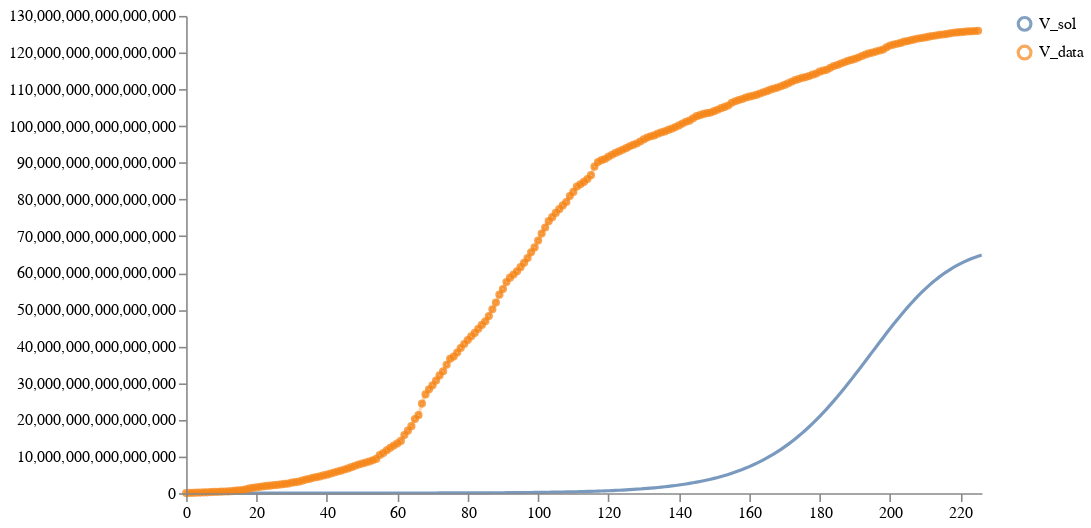

Notebook cell for this chart:
### Markdown cell above
## **TASK 2:** Plot the uncalibrated trajectories

### Code cell
schema = plots.trajectories(pd.DataFrame(prior_samples["data"]), 
                            keep=["V_sol"],
                            #markers={"Training": 77},
                            points=data_whole.reset_index(drop=True).rename(columns={"V":"V_data"})
                           )
schema = plots.pad(schema, 5)
plots.ipy_display(schema,format='interactive')

### Figure 1 — Vega specification as saved in the notebook (floating-point values rounded to 4 significant figures; data arrays with more than 128 entries replaced by an {"elided": "..."} marker saying what was removed)
{"$schema": "https://vega.github.io/schema/vega/v5.json", "axes": [{"name": "x_axis", "orient": "bottom", "scale": "xscale", "zindex": 100}, {"name": "y_axis", "orient": "left", "scale": "yscale", "zindex": 100}], "data": [{"name": "distributions", "values": {"elided": "227 records"}}, {"name": "traces", "transform": [{"expr": "isValid(datum.value)", "type": "filter"}], "values": []}, {"name": "points", "values": {"elided": "226 records"}}, {"name": "markers", "values": []}, {"name": "selected", "on": [{"remove": true, "trigger": "clear"}, {"remove": true, "trigger": "!shift"}, {"insert": "clicked", "trigger": "!shift && clicked"}, {"toggle": "clicked", "trigger": "shift && clicked"}]}, {"name": "selectedData", "on": [{"remove": true, "trigger": "clearData"}, {"toggle": "clickedData", "trigger": "clickedData"}]}], "height": 300, "legends": [{"encode": {"labels": {"interactive": true, "name": "legendLabel", "update": {"opacity": [{"test": "!length(data('selectedData')) || indata('selectedData', 'value', datum.value)", "value": 1}, {"value": 0.25}]}}, "symbols": {"interactive": true, "name": "legendSymbol", "update": {"fill": {"value": "transparent"}, "opacity": [{"test": "!length(data('selected')) || indata('selected', 'value', datum.value) || indata('selectedData', 'value', datum.value)", "value": 0.7}, {"value": 0.15}], "size": {"value": 64}, "strokeWidth": {"value": 2}}}}, "name": "color_legend", "stroke": "color"}], "marks": [{"from": {"facet": {"data": "points", "groupby": "trajectory", "name": "points_split"}}, "marks": [{"encode": {"hover": {"fillOpacity": {"value": 0.9}}, "update": {"fill": {"field": "trajectory", "scale": "color"}, "fillOpacity": [{"test": "!length(data('selected')) || indata('selected', 'value', datum.trajectory)", "value": 0.5}, {"value": 0.15}], "size": {"value": 10}, "stroke": {"field": "trajectory", "scale": "color"}, "strokeOpacity": [{"test": "!length(data('selected')) || indata('selected', 'value', datum.trajectory)", "value": 0.75}, {"value": 0.15}], "strokeWidth": {"value": 2}, "tooltip": {"field": "value"}, "x": {"field": "timepoint", "scale": "xscale"}, "y": {"field": "value", "scale": "yscale"}}}, "from": {"data": "points_split"}, "name": "_points_symbol", "type": "symbol", "zindex": 3}, {"encode": {"hover": {"fillOpacity": {"value": 0.9}}, "update": {"interpolate": {"value": "linear"}, "stroke": {"field": "trajectory", "scale": "color"}, "strokeOpacity": [{"test": "!length(data('selected')) || indata('selected', 'value', datum.trajectory)", "value": 0.3}, {"value": 0.1}], "strokeWidth": {"value": 2}, "x": {"field": "timepoint", "scale": "xscale"}, "y": {"field": "value", "scale": "yscale"}}}, "from": {"data": "points_split"}, "name": "_points_line", "type": "line", "zindex": 3}], "name": "_points", "type": "group", "zindex": 3}, {"from": {"facet": {"data": "traces", "groupby": "trajectory", "name": "traces_split"}}, "marks": [{"encode": {"hover": {"fillOpacity": {"value": 0.9}}, "update": {"interpolate": {"value": "linear"}, "stroke": {"field": "trajectory", "scale": "color"}, "strokeOpacity": [{"test": "!length(data('selected')) || indata('selected', 'value', datum.trajectory)", "value": 0.75}, {"value": 0.15}], "strokeWidth": {"value": 2}, "x": {"field": "timepoint", "scale": "xscale"}, "y": {"field": "value", "scale": "yscale"}}}, "from": {"data": "traces_split"}, "name": "_traces_lines", "type": "line"}], "name": "_traces", "type": "group", "zindex": 2}, {"from": {"facet": {"data": "distributions", "groupby": "trajectory", "name": "trajectory_split"}}, "marks": [{"encode": {"hover": {"fillOpacity": {"value": 0.9}}, "update": {"fill": {"field": "trajectory", "scale": "color"}, "fillOpacity": [{"test": "!length(data('selected')) || indata('selected', 'value', datum.trajectory)", "value": 0.5}, {"value": 0.15}], "interpolate": {"value": "linear"}, "stroke": {"field": "trajectory", "scale": "color"}, "strokeOpacity": [{"test": "!length(data('selected')) || indata('selected', 'value', datum.trajectory)", "value": 0.75}, {"value": 0.15}], "strokeWidth": {"value": 2}, "x": {"field": "timepoint", "scale": "xscale"}, "y": {"field": "upper", "scale": "yscale"}, "y2": {"field": "lower", "scale": "yscale"}}}, "from": {"data": "trajectory_split"}, "interactive": true, "name": "area", "type": "area"}], "name": "_distributions", "type": "group", "zindex": 1}, {"marks": [{"encode": {"enter": {"stroke": {"value": "lightgray"}}, "update": {"opacity": {"value": 1}, "x": {"field": "timepoint", "scale": "xscale"}, "y": {"signal": "height"}, "y2": {"value": 0}}}, "from": {"data": "markers"}, "name": "_marker text", "type": "rule"}, {"encode": {"enter": {"fontSize": {"value": 8}, "text": {"field": "datum.label"}, "y": {"value": 0}}}, "from": {"data": "_marker text"}, "name": "_marker flags", "transform": [{"as": ["x", "_y", "opacity", "align", "baseline"], "lineAnchor": "start", "offset": [1], "size": {"signal": "[width, height]"}, "type": "label"}], "type": "text"}], "name": "_markers", "type": "group"}], "padding": 5, "scales": [{"domain": {"fields": [{"data": "distributions", "field": "timepoint"}, {"data": "traces", "field": "timepoint"}, {"data": "points", "field": "timepoint"}, {"data": "markers", "field": "timepoint"}]}, "name": "xscale", "range": "width", "type": "linear", "zero": false}, {"domain": {"fields": [{"data": "distributions", "field": "lower"}, {"data": "distributions", "field": "upper"}, {"data": "traces", "field": "value"}, {"data": "points", "field": "value"}]}, "name": "yscale", "nice": true, "range": "height", "type": "linear", "zero": true}, {"domain": {"fields": [{"data": "distributions", "field": "trajectory"}, {"data": "traces", "field": "trajectory"}, {"data": "points", "field": "trajectory"}]}, "name": "color", "range": "category", "type": "ordinal"}], "signals": [{"name": "clear", "on": [{"events": "mouseup[!event.item]", "force": true, "update": "true"}], "value": true}, {"name": "shift", "on": [{"events": "@legendSymbol:click, @legendLabel:click", "force": true, "update": "event.shiftKey"}], "value": false}, {"name": "clicked", "on": [{"events": "@legendSymbol:click, @legendLabel:click", "force": true, "update": "{value: datum.value}"}], "value": null}, {"name": "clearData", "on": [{"events": "mouseup[!event.item]", "force": true, "update": "true"}], "value": true}, {"name": "clickedData", "on": [{"events": "@area:click", "force": true, "update": "{value: datum.trajectory}"}], "value": null}], "width": 500}
